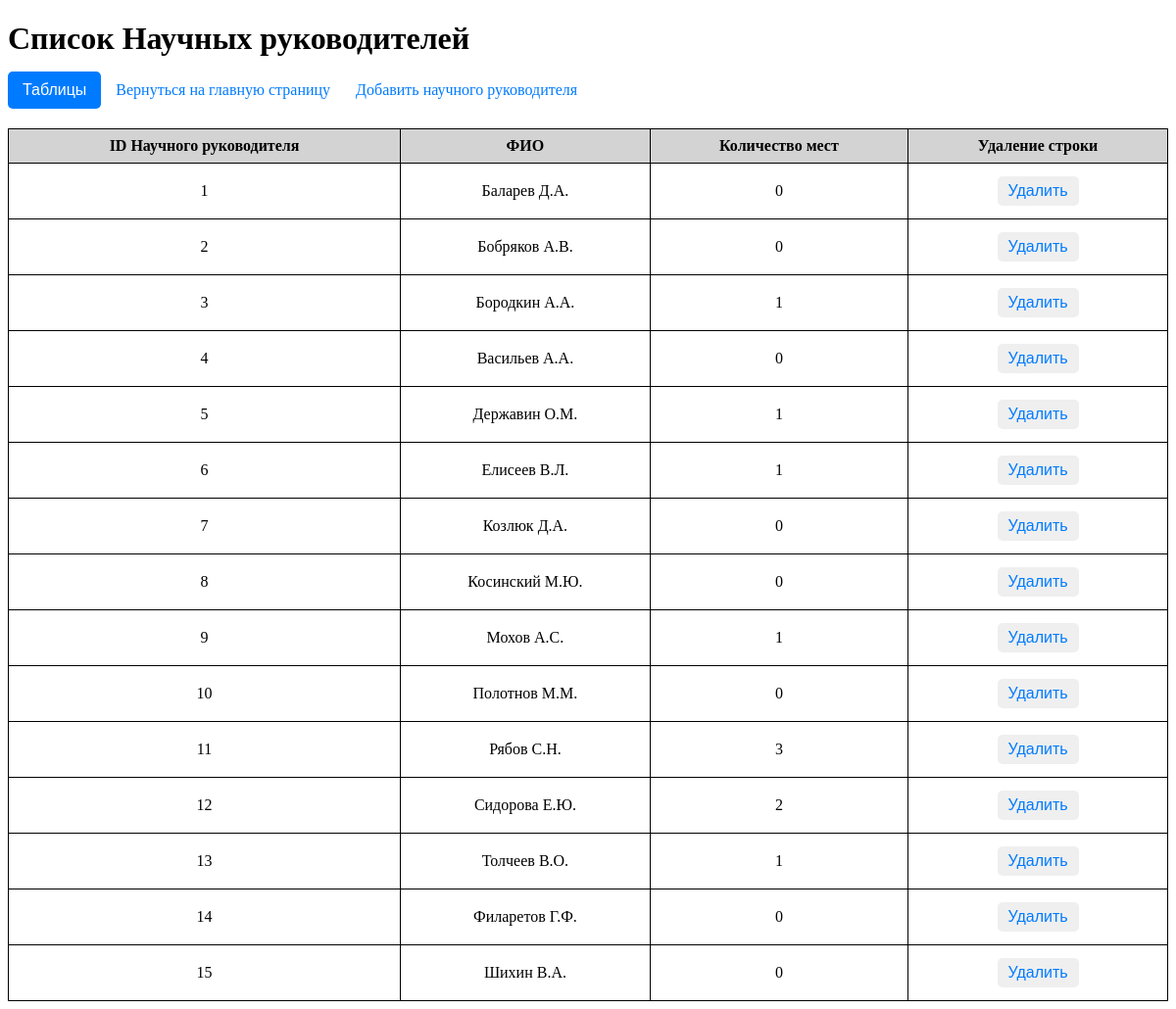
The page /advisers on the database as committed earlier.
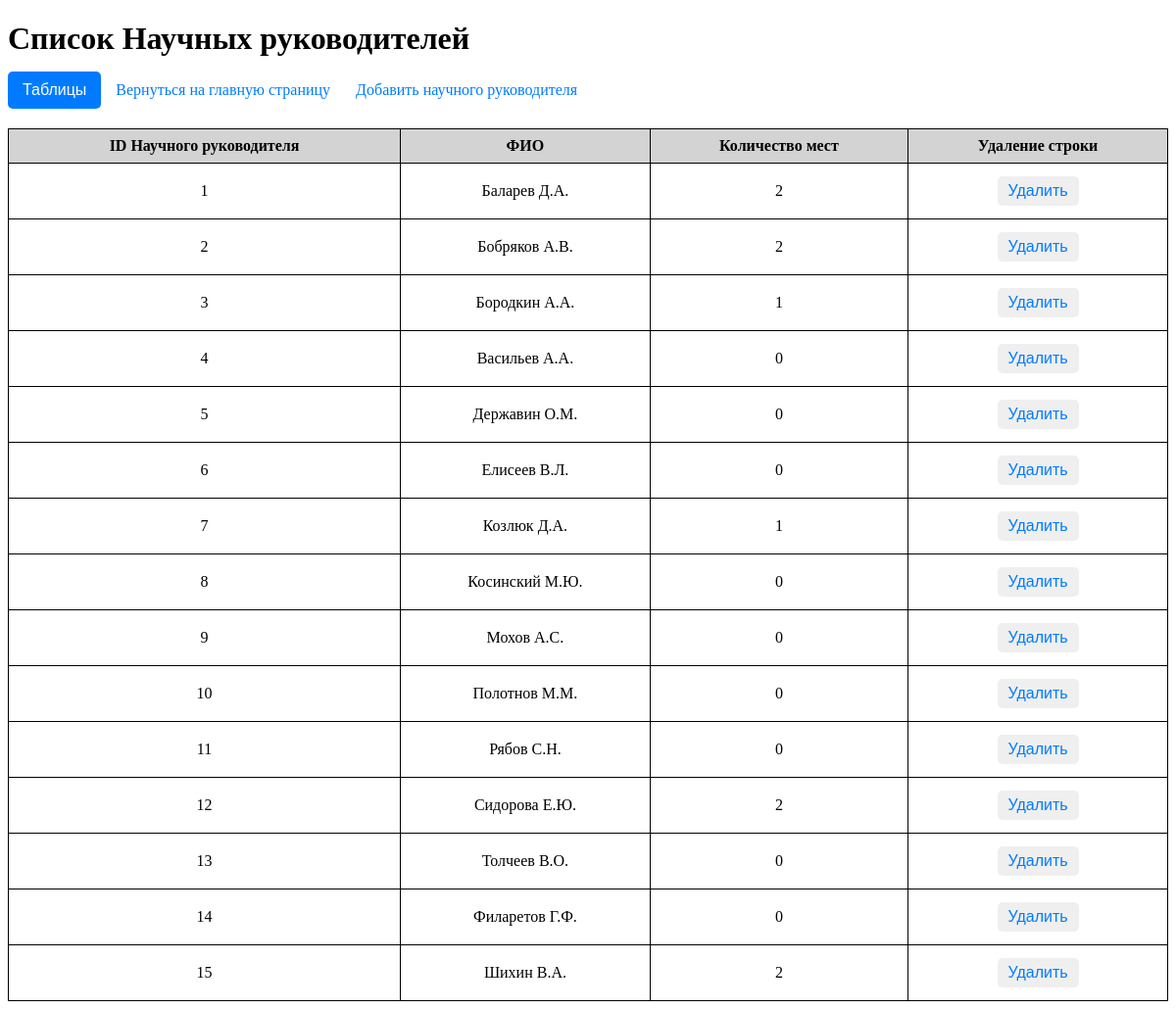
The same page on the database as committed later.
### models.py (models this page shows)
class Adviser(Base):
    __tablename__ = 'advisers'
    adviser_id = Column(Integer, primary_key=True)
    firstname = Column(String, nullable=False)
    lastname = Column(String, nullable=False)
    patronymic = Column(String, nullable=False)
    number_of_places = Column(Integer, nullable=False)
    adviser_themes = relationship("AdviserTheme", back_populates="adviser")
    distributions = relationship("Distribution", back_populates="adviser")

### app.py (the view)
@app.route("/advisers")
def display_advisers():
    advisers = adviser_repository.get_all(Adviser)
    return render_template("adviser_data.html", advisers=advisers)

### repositories.py (called while the page is built)
    def get_all(self, model) -> list:
        with self.Session() as session:
            return session.query(model).all()

### templates/adviser_data.html (shortened to what this page needs)
<!DOCTYPE html>
<html lang="en">
<head>
</head>
<body>
    <h1>Список Научных руководителей</h1>
        {% include 'dropdown_tables.html' %}
    <a href="{{ url_for('index') }}">Вернуться на главную страницу</a>
    <a href="{{ url_for('add_adviser') }}">Добавить научного руководителя</a>
    <table>
        <tr>
            <th>ID Научного руководителя</th>
            <th>ФИО</th>
            <th>Количество мест</th>
            <th>Удаление строки</th>
        </tr>
        {% for adviser in advisers %}
        <tr>
            <td>{{ adviser.adviser_id }}</td>
            <td>{{ adviser.firstname }} {{ adviser.lastname[0]}}.{{ adviser.patronymic[0] }}.</td>
            <td>{{ adviser.number_of_places }}</td>
            <td>
            <button onclick="showDeleteConfirmationAdviser({{ adviser.adviser_id }}, '{{ adviser.firstname }}', '{{ adviser.lastname }}', '{{ adviser.patronymic }}')">Удалить</button>
            </td>
        </tr>
        {% endfor %}
    </table>
</body>
</html>

### templates/dropdown_tables.html (shortened to what this page needs)
<!DOCTYPE html>
<html lang="en">
<head>
</head>
<body>
    <div class="dropdown">
        <button class="dropbtn">Таблицы</button>
    </div>
</body>
</html>

### templates/adviser_data.html (style rules this page uses)
table { width: 100%; border-collapse: collapse; margin-top: 15px; }
td, th { border: 1px solid; padding: 8px; text-align: center; }
th { background-color: lightgray; font-size: 16px; font-weight: bold; }
a { font-size: 16px; padding: 5px 10px; text-decoration: none; color: #007bff; border: 1px solid transparent; border-radius: 5px; transition: background-color 0.3s; }
h1 { margin-bottom: 10px; }
button { font-size: 16px; padding: 5px 10px; text-decoration: none; color: #007bff; border: 1px solid transparent; border-radius: 5px; transition: background-color 0.3s; margin-bottom: 5px; margin-top: 5px; cursor: pointer; }

### templates/dropdown_tables.html (style rules this page uses)
.dropdown { position: relative; display: inline-block; }
.dropbtn { background-color: #007bff; color: white; padding: 10px 15px; font-size: 16px; border: none; cursor: pointer; }

Rows that differ between the two databases and show on the page:
changed Adviser "Баларев": number_of_places "0" → "2"
changed Adviser "Бобряков": number_of_places "0" → "2"
changed Adviser "Державин": number_of_places "1" → "0"
changed Adviser "Елисеев": number_of_places "1" → "0"
changed Adviser "Козлюк": number_of_places "0" → "1"
changed Adviser "Мохов": number_of_places "1" → "0"
changed Adviser "Рябов": number_of_places "3" → "0"
changed Adviser "Толчеев": number_of_places "1" → "0"
changed Adviser "Шихин": number_of_places "0" → "2"
